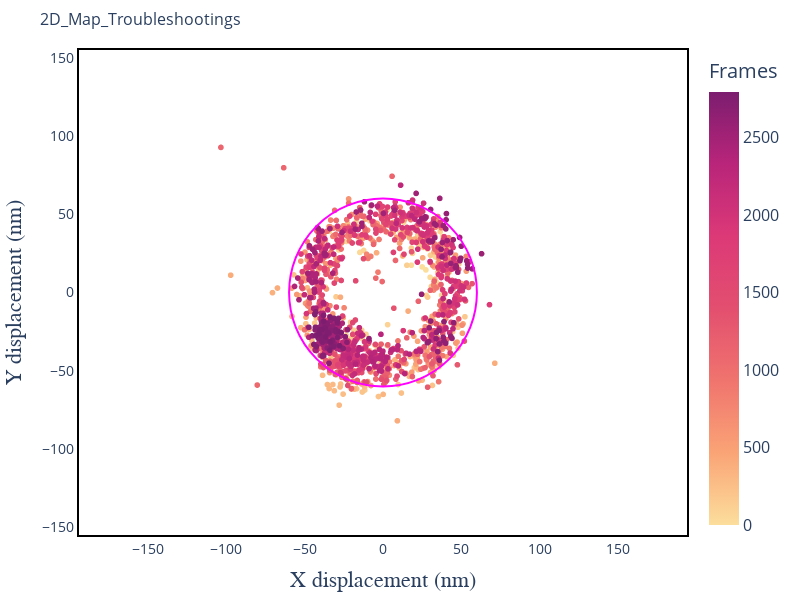

Notebook source saved alongside this figure:
### Code cell
# Define data
df = down_sampled_df

# Define color axis label
z_axis_label = "Frames"

# Define the additional columns to include in hover information
hover_columns = ["column1", "column2", "column3"]

if unit == "pixel":
    x_axis_label = "X displacement (pixels)"
    y_axis_label = "Y displacement (pixels)"
if unit == "nm":
    x_axis_label = "X displacement (nm)"
    y_axis_label = "Y displacement (nm)"

# Define figure
fig = px.scatter(df, 
                 x=x_axis_label, 
                 y=y_axis_label, 
                 color="Time (ms)", 
                 color_continuous_scale=cmap,
                 height=600, width= 800,
                 )

# Add circle to plot
fig.add_shape(type="circle", xref="x", yref="y",
              x0=-expected_radius, y0=-expected_radius,
              x1=expected_radius, y1=expected_radius,
              line_color="magenta")

# Add center point to plot
if display_center == "yes":
    fig.add_trace(go.Scatter(x=[0], y=[0], marker_symbol="x", marker_color="magenta", marker_size=15, name="center"))
# Set the x and y axis scale ratio to "equal"
fig.update_layout(xaxis=dict(scaleanchor="y", scaleratio=1), yaxis=dict(scaleanchor="x", scaleratio=1))

# Add color axis and set label and ticks
fig.update_layout(coloraxis_colorbar=dict(
    title= z_axis_label,
    title_font=dict(size=20),
    tickfont=dict(size=16)
))


# Set plot title
pk = os.path.splitext(file_name)[0]
graph_type = '2D_Map'
list_of_strings = [graph_type, exp_tag]
my_title = "_".join(list_of_strings)
fig.update_layout(
    title={
        'text': my_title,
        'font': {'size': 16},
    }
)
# Update layout to adjust margin and prevent overlap
fig.update_layout(
    margin=dict(l=50, r=100, t=50, b=50),
    legend=dict(x=1.3, y=0.5)
)

# Update x and y axis font 
fig.update_layout(xaxis_title_font=dict(family='Arial', size=22), 
                  yaxis_title_font=dict(family='Arial', size=22))

# Remove Gridlines
fig.update_layout(xaxis=dict(showgrid=False, tickfont=dict(size=14)),
                  yaxis=dict(showgrid=False, tickfont=dict(size=14)))

# Remove Grid Color and Background color for transparent PNG
fig.update_layout(
    plot_bgcolor='rgba(0,0,0,0)',
    paper_bgcolor='rgba(255,255,255,1)',
)

# Set axis labels and ranges depending on unit specified
if unit == "pixel":
    fig.update_xaxes(title_text=x_axis_label, range=[pixel_min, pixel_max])
    fig.update_yaxes(title_text=y_axis_label, range=[pixel_min, pixel_max])
    fig.update_xaxes(tickmode="linear", tick0=pixel_min, dtick=axis_increment_pixel)
    fig.update_yaxes(tickmode="linear", tick0=pixel_min, dtick=axis_increment_pixel)
if unit == "nm":
    fig.update_xaxes(title_text=x_axis_label, range=[nm_min, nm_max])
    fig.update_yaxes(title_text=y_axis_label, range=[nm_min, nm_max])
    fig.update_xaxes(tickmode="linear", tick0=nm_min, dtick=axis_increment_nm)
    fig.update_yaxes(tickmode="linear", tick0=nm_min, dtick=axis_increment_nm)


# Update axis line properties
fig.update_layout(
    xaxis=dict(linecolor='black', linewidth=2, mirror=True),
    yaxis=dict(linecolor='black', linewidth=2, mirror=True)
)

# Show plot
fig.show()

# Save plot
if save_plot == "yes":
    fig.write_image(my_title+"_2D.png")

### Figure 1 — Plotly figure (JSON) as saved in the notebook; plotly's stock layout.template omitted (floating-point values rounded to 4 significant figures; data arrays with more than 128 entries replaced by an {"elided": "..."} marker saying what was removed)
{"data": [{"hovertemplate": "X displacement (nm)=%{x}<br>Y displacement (nm)=%{y}<br>Time (ms)=%{marker.color}<extra></extra>", "legendgroup": "", "marker": {"color": {"elided": "1399 int values"}, "coloraxis": "coloraxis", "symbol": "circle"}, "mode": "markers", "name": "", "showlegend": false, "type": "scattergl", "x": {"elided": "1399 float values"}, "xaxis": "x", "y": {"elided": "1399 float values"}, "yaxis": "y"}], "layout": {"coloraxis": {"colorbar": {"tickfont": {"size": 16}, "title": {"font": {"size": 20}, "text": "Frames"}}, "colorscale": [[0, "rgb(252, 222, 156)"], [0.1667, "rgb(250, 164, 118)"], [0.3333, "rgb(240, 116, 110)"], [0.5, "rgb(227, 79, 111)"], [0.6667, "rgb(220, 57, 119)"], [0.8333, "rgb(185, 37, 122)"], [1, "rgb(124, 29, 111)"]]}, "height": 600, "legend": {"tracegroupgap": 0, "x": 1.3, "y": 0.5}, "margin": {"b": 50, "l": 50, "r": 100, "t": 50}, "paper_bgcolor": "rgba(255,255,255,1)", "plot_bgcolor": "rgba(0,0,0,0)", "shapes": [{"line": {"color": "magenta"}, "type": "circle", "x0": -60, "x1": 60, "xref": "x", "y0": -60, "y1": 60, "yref": "y"}], "title": {"font": {"size": 16}, "text": "2D_Map_Troubleshootings"}, "width": 800, "xaxis": {"anchor": "y", "domain": [0, 1], "dtick": 50, "linecolor": "black", "linewidth": 2, "mirror": true, "range": [-150, 150], "scaleanchor": "y", "scaleratio": 1, "showgrid": false, "tick0": -150, "tickfont": {"size": 14}, "tickmode": "linear", "title": {"font": {"family": "Arial", "size": 22}, "text": "X displacement (nm)"}}, "yaxis": {"anchor": "x", "domain": [0, 1], "dtick": 50, "linecolor": "black", "linewidth": 2, "mirror": true, "range": [-150, 150], "scaleanchor": "x", "scaleratio": 1, "showgrid": false, "tick0": -150, "tickfont": {"size": 14}, "tickmode": "linear", "title": {"font": {"family": "Arial", "size": 22}, "text": "Y displacement (nm)"}}}}
